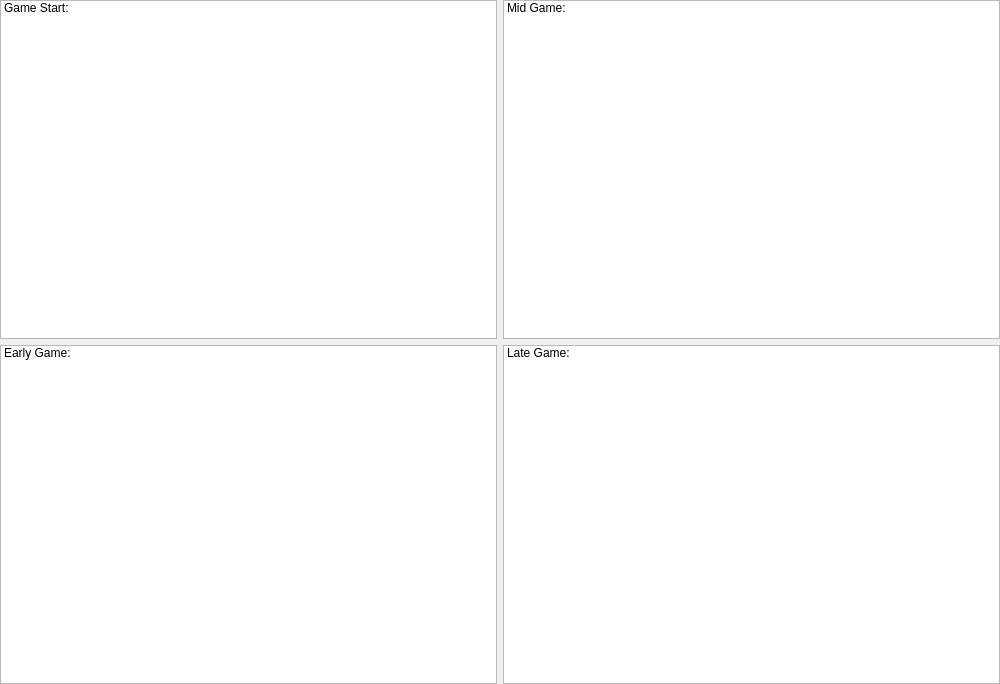
<?xml version="1.0" encoding="UTF-8"?>
<ui version="4.0">
 <class>heroPage</class>
 <widget class="QWidget" name="heroPage">
  <property name="geometry">
   <rect>
    <x>0</x>
    <y>0</y>
    <width>1000</width>
    <height>684</height>
   </rect>
  </property>
  <property name="sizePolicy">
   <sizepolicy hsizetype="Maximum" vsizetype="Maximum">
    <horstretch>0</horstretch>
    <verstretch>0</verstretch>
   </sizepolicy>
  </property>
  <property name="minimumSize">
   <size>
    <width>1000</width>
    <height>684</height>
   </size>
  </property>
  <property name="windowTitle">
   <string>Form</string>
  </property>
  <property name="autoFillBackground">
   <bool>false</bool>
  </property>
  <widget class="QWidget" name="horizontalWidget" native="true">
   <property name="geometry">
    <rect>
     <x>0</x>
     <y>0</y>
     <width>1000</width>
     <height>684</height>
    </rect>
   </property>
   <property name="sizePolicy">
    <sizepolicy hsizetype="Expanding" vsizetype="Expanding">
     <horstretch>100</horstretch>
     <verstretch>0</verstretch>
    </sizepolicy>
   </property>
   <property name="minimumSize">
    <size>
     <width>1000</width>
     <height>684</height>
    </size>
   </property>
   <layout class="QHBoxLayout" name="horizontalLayout" stretch="0,0">
    <item>
     <layout class="QVBoxLayout" name="verticalLayout_2">
      <item>
       <widget class="QListWidget" name="starterItems">
        <item>
         <property name="text">
          <string>Game Start:</string>
         </property>
        </item>
       </widget>
      </item>
      <item>
       <widget class="QListWidget" name="earlyGame">
        <item>
         <property name="text">
          <string>Early Game:</string>
         </property>
        </item>
       </widget>
      </item>
     </layout>
    </item>
    <item>
     <layout class="QVBoxLayout" name="verticalLayout_3">
      <item>
       <widget class="QListWidget" name="midGame">
        <item>
         <property name="text">
          <string>Mid Game:</string>
         </property>
        </item>
       </widget>
      </item>
      <item>
       <widget class="QListWidget" name="lateGame">
        <item>
         <property name="text">
          <string>Late Game:</string>
         </property>
        </item>
       </widget>
      </item>
     </layout>
    </item>
   </layout>
  </widget>
 </widget>
 <resources/>
 <connections/>
</ui>
